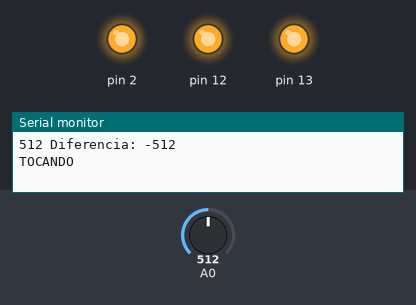
Simulated run of this sketch. Board: Arduino Uno, built with avr-gcc and run on an emulated ATmega328P. Parts: output pins drawn as LEDs (lit = HIGH), the last lines printed to the serial monitor. Dashed ring = blinking. The inputs (shaded band) are chosen by the test bench; at power-on: A0 = 512.

Above: at 0.2 s.
At 1.2 s:
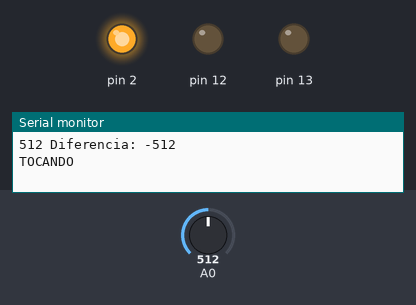
1.3 s: A0 set to 900
At 2.1 s:
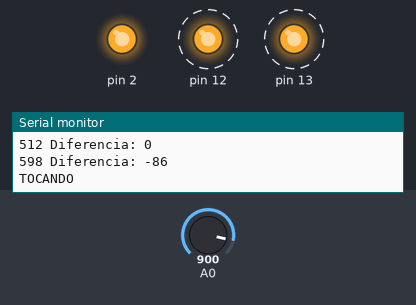
Timing chart, 0 to 4.9 s (numbered marks = the images above; inputs shaded):
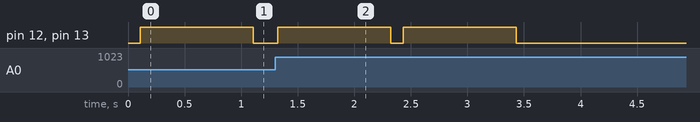

Measured:
- after the input at 1.3 s, pin 12, pin 13: alternates HIGH for 1.0 s and LOW for 0.11 s, 4 changes in all, then stays LOW, starting at once

The sketch:

arduinoadc.ino
```cpp
int MUESTRA = 1000;

int LIMITE  = 70;

int promedio_viejo = 0;

void setup() {
  pinMode(A0 , INPUT);
  pinMode(2,OUTPUT);
  pinMode(13,OUTPUT);
  pinMode(12,OUTPUT);
  digitalWrite(2, HIGH);
  Serial.begin(9600);
}

void loop() {
digitalWrite(12,LOW);
digitalWrite(13,LOW);
int promedio_actual = promedio();
Serial.print(promedio_actual);Serial.print(" Diferencia: ");Serial.println(promedio_viejo-promedio_actual);
if((promedio_viejo - promedio_actual > LIMITE) ||( promedio_viejo - promedio_actual < -LIMITE)){digitalWrite(12,HIGH);digitalWrite(13,HIGH);Serial.println("TOCANDO");delay(1000);};
promedio_viejo = promedio_actual;
}

void laser ()
{
 // if(analogRead(A0) < 200){digitalWrite(2 , LOW);} else {digitalWrite(2 , HIGH);}
}

int promedio ()
{
  unsigned long total = 0;
  for(int i=0;i<MUESTRA;i++){
    total = total + analogRead(A0);
    }
  total = total / MUESTRA;
    return total;
  }
```
